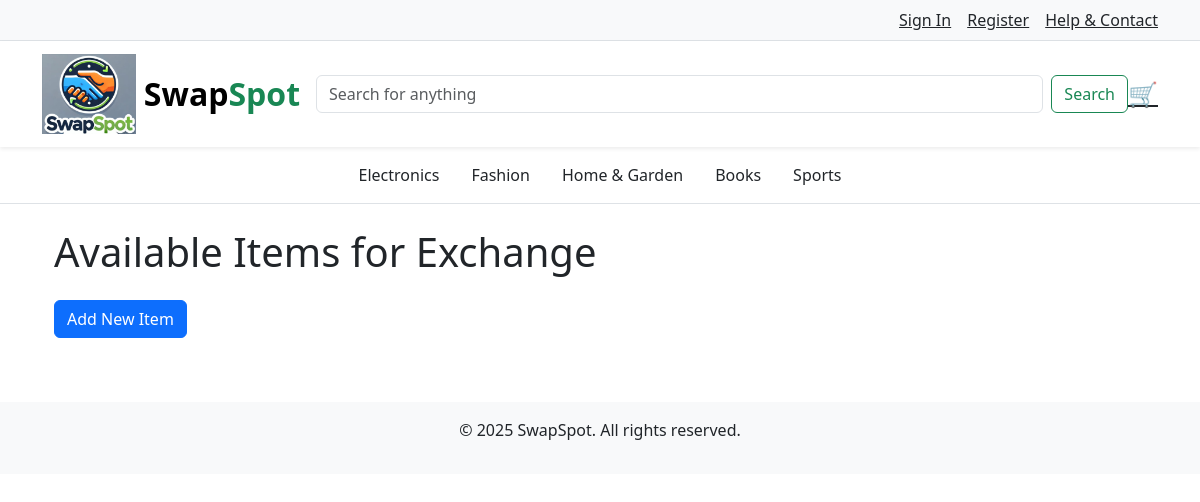
Before: /items/ with the older database file.
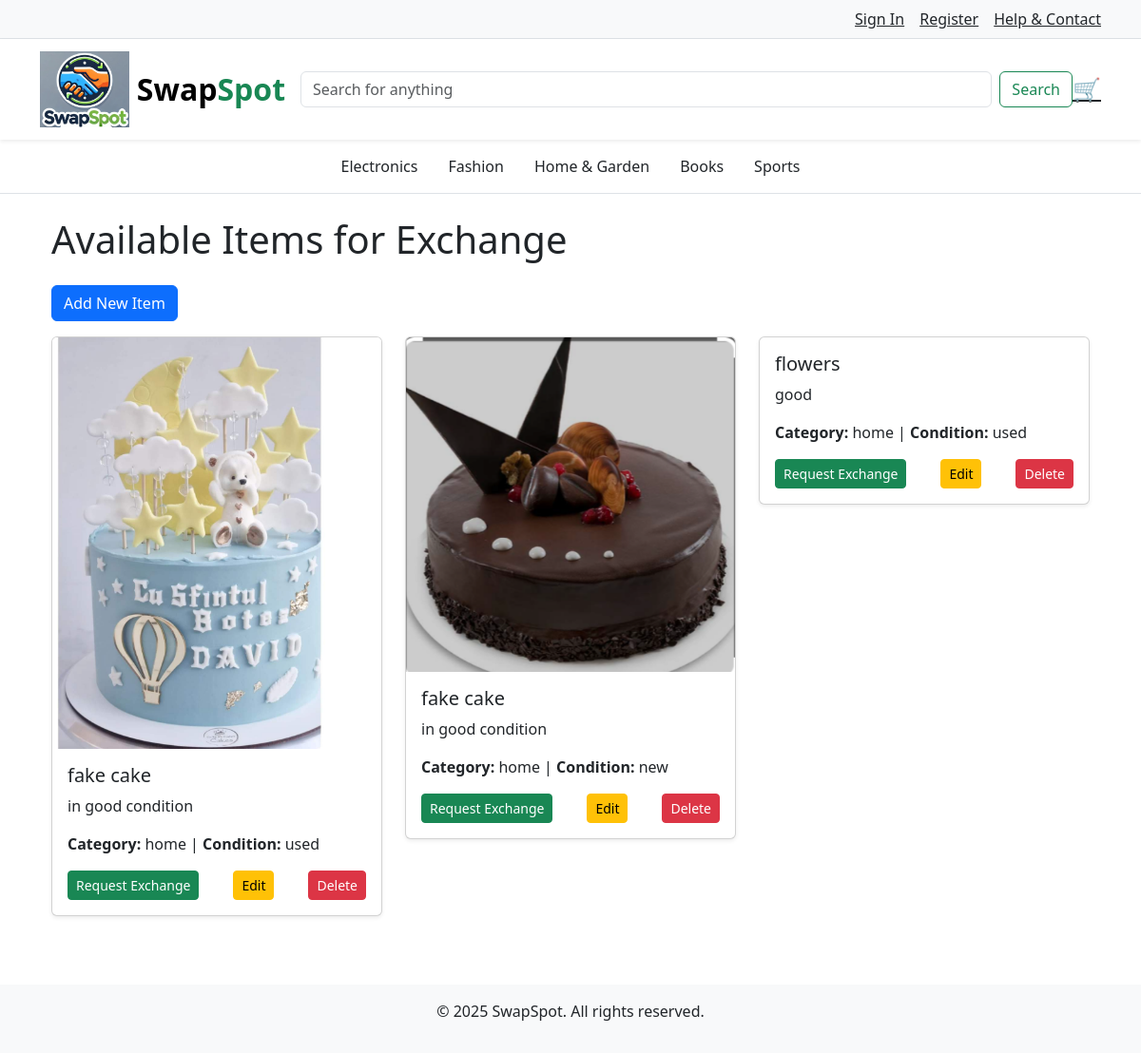
After: the same page with the newer database file.
### listings/models.py (models this page shows, shortened)
class Item(models.Model):
    user = models.ForeignKey(User, on_delete=models.CASCADE)
    name = models.CharField(max_length=255)
    description = models.TextField()
    category = models.CharField(max_length=100)
    condition = models.CharField(max_length=50, choices=[('new', 'New'), ('used', 'Used')])
    image = models.ImageField(upload_to='item_images/', blank=True, null=True)
    date_posted = models.DateTimeField(auto_now_add=True)

### listings/views.py (the view)
# urls.py: path('items/', views.item_list, name='item_list'),
def item_list(request):
    items = Item.objects.all()
    return render(request, 'listings/item_list.html', {'items': items})

### listings/templates/listings/item_list.html
{% extends 'listings/base.html' %}
{% block content %}
    <div class="container mt-4">
        <h1 class="mb-4">Available Items for Exchange</h1>
        <a class="btn btn-primary mb-3" href="{% url 'add_item' %}">Add New Item</a>
        <div class="row">
            {% for item in items %}
            <div class="col-md-4 mb-4">
                <div class="card shadow-sm">
                    {% if item.image %}
                        <img src="{{ item.image.url }}" class="card-img-top" alt="{{ item.name }}">
                    {% endif %}
                    <div class="card-body">
                        <h5 class="card-title">{{ item.name }}</h5>
                        <p class="card-text">{{ item.description }}</p>
                        <p><strong>Category:</strong> {{ item.category }} | <strong>Condition:</strong> {{ item.condition }}</p>
                        <div class="d-flex justify-content-between">
                            {% if item.user != request.user %}
                                <a href="{% url 'create_exchange' sender_item_id=item.id receiver_item_id=item.id %}" class="btn btn-success btn-sm">Request Exchange</a>
                            {% endif %}
                            <a href="{% url 'edit_item' item.pk %}" class="btn btn-warning btn-sm">Edit</a>
                            <a href="{% url 'delete_item' item.pk %}" class="btn btn-danger btn-sm">Delete</a>
                        </div>
                    </div>
                </div>
            </div>
            {% endfor %}
        </div>
    </div>
{% endblock %}

### listings/templates/listings/base.html (shortened to what this page needs)
{% load static %}
<!DOCTYPE html>
<html lang="en">
<head>
  <link href="https://cdnjs.cloudflare.com/ajax/libs/bootstrap/5.3.0/css/bootstrap.min.css" rel="stylesheet">
</head>
<body>
  <nav class="bg-light py-2 border-bottom">
    <div class="container d-flex justify-content-end align-items-center">
      {% if user.is_authenticated %}
        <span class="me-3 text-dark">Welcome, {{ user.username }}!</span>
        <form method="post" action="{% url 'logout' %}" style="display:inline;">
          {% csrf_token %}
          <button type="submit" class="btn btn-link text-dark me-3" style="text-decoration: none;">Logout</button>
        </form>
      {% else %}
        <a href="{% url 'login' %}" class="me-3 text-dark">Sign In</a>
        <a href="{% url 'register' %}" class="me-3 text-dark">Register</a>
      {% endif %}
      <a href="{% url 'help_contact' %}" class="text-dark">Help & Contact</a>
    </div>
  </nav>
  <nav class="navbar navbar-expand-lg bg-white shadow-sm">
    <div class="container">
      <a href="{% url 'home' %}" class="navbar-brand d-flex align-items-center">
        <img src="{% static 'images/swapspot_logo.jpg' %}" alt="SwapSpot Logo" class="logo img-fluid" style="height: 80px;">
        <span class="fs-2 fw-bold ms-2">Swap<span class="text-success">Spot</span></span>
      </a>
      <div class="collapse navbar-collapse" id="navbarContent">
        <form class="d-flex mx-auto flex-grow-1" role="search">
          <input class="form-control me-2" type="search" placeholder="Search for anything">
          <button class="btn btn-outline-success" type="submit">Search</button>
        </form>
        <div class="cart-container">
          <a href="#" class="fs-4 text-dark">🛒</a>
        </div>
      </div>
    </div>
  </nav>
<nav class="bg-white py-2 border-bottom">
  <div class="container">
    <ul class="nav nav-pills justify-content-center">
      <li class="nav-item"><a class="nav-link text-dark" href="{% url 'category_items' 'Electronics' %}">Electronics</a></li>
      <li class="nav-item"><a class="nav-link text-dark" href="{% url 'category_items' 'Fashion' %}">Fashion</a></li>
      <li class="nav-item"><a class="nav-link text-dark" href="{% url 'category_items' 'Home & Garden' %}">Home & Garden</a></li>
      <li class="nav-item"><a class="nav-link text-dark" href="{% url 'category_items' 'Books' %}">Books</a></li>
      <li class="nav-item"><a class="nav-link text-dark" href="{% url 'category_items' 'Sports' %}">Sports</a></li>
    </ul>
  </div>
</nav>
  <main class="container mt-4 mb-5">
    {% block content %}
    {% endblock %}
  </main>
  <footer class="text-center py-3 bg-light mt-4">
    <p>&copy; 2025 SwapSpot. All rights reserved.</p>
  </footer>
</body>
</html>

Changed rows visible on the page:
added Item: image (picture), name "fake cake", description "in good condition", category "home", condition "used", shows "Request Exchange"
added Item: image (picture), name "fake cake", description "in good condition", category "home", condition "new", shows "Request Exchange"
added Item: name "flowers", description "good", category "home", condition "used", shows "Request Exchange"
